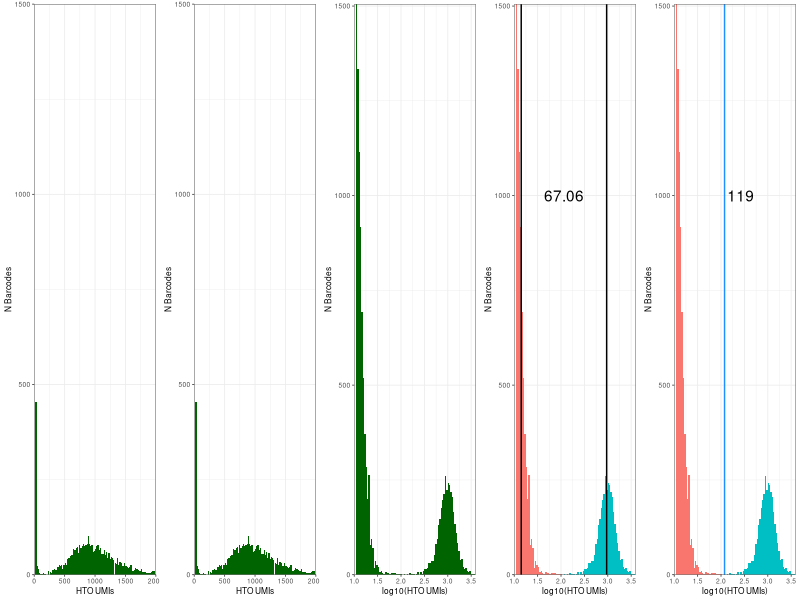

Write the R code that produced this figure.
library(ggplot2)
library(data.table)
library(dplyr)
library(cowplot)

res_df <- fread("../profiling/BarCounter_results/Pool-32-HTO_Tag_Counts.csv")

# consistent bins

ht2_all_cuts <- data.frame(
  x_min = seq(0, 2000 - 20, 20),
  x_max = seq(20, 2000, 20),
  y = table(cut(res_df$HT2, seq(0, 2000, 20)))
)

p1 <- ggplot() +
  geom_rect(
    data = ht2_all_cuts,
    aes(xmin = x_min,
        xmax = x_max,
        ymin = 0,
        ymax = y.Freq),
    fill = "darkgreen"
  ) +
  scale_x_continuous(
    "HTO UMIs",
    limits = c(0, 2000),
    expand = c(0,0)) +
  scale_y_continuous(
    "N Barcodes",
    limits = c(0, 1500),
    expand = c(0,0)
  ) +
  theme_bw(base_size = 6)

ht2_filtered_cuts <- data.frame(
  x_min = seq(0, 2000 - 20, 20),
  x_max = seq(20, 2000, 20),
  y = table(cut(res_df$HT2[res_df$HT2 >= 10], seq(0, 2000, 20)))
)

p2 <- ggplot() +
  geom_rect(
    data = ht2_filtered_cuts,
    aes(xmin = x_min,
        xmax = x_max,
        ymin = 0,
        ymax = y.Freq),
    fill = "darkgreen"
  ) +
  scale_x_continuous(
    "HTO UMIs",
    limits = c(0, 2000),
    expand = c(0,0)) +
  scale_y_continuous(
    "N Barcodes",
    limits = c(0, 1500),
    expand = c(0,0)
  ) +
  theme_bw(base_size = 6)

p3 <- ggplot() +
  geom_histogram(
    data = res_df %>%
      filter(HT2 > 10),
    aes(x = log10(HT2)),
    bins = 90,
    fill = "darkgreen"
  ) +
  scale_x_continuous(
    "log10(HTO UMIs)",
    limits = c(1, 3.6),
    expand = c(0,0)) +
  scale_y_continuous(
    "N Barcodes",
    expand = c(0,0)
  ) +
  theme_bw(base_size = 6)
  
vals <- log10(res_df$HT2[res_df$HT2 > 10])

km <- kmeans(vals, 2)

km_centers <- data.frame(
  center_pos = km$centers[,1]
)

center_delta <- data.frame(
  log_diff = max(km_centers$center_pos) - min(km_centers$center_pos),
  fold_diff = 10^max(km_centers$center_pos) / 10^min(km_centers$center_pos),
  xpos = sum(km_centers$center_pos) / 2
)

km_df <- data.frame(
  val = 10^vals,
  cl = km$cluster
)

p4 <- ggplot() +
  geom_histogram(
    data = km_df,
    aes(x = log10(val),
        fill = as.factor(cl)),
    bins = 90
  ) +
  geom_vline(
    data = km_centers,
    aes(xintercept = center_pos),
    color = "black"
  ) +
  geom_text(
    data = center_delta,
    aes(x = xpos,
        y = 1000,
        label = round(fold_diff, 2))
  ) +
  scale_x_continuous(
    "log10(HTO UMIs)",
    limits = c(1, 3.6),
    expand = c(0,0)) +
  scale_y_continuous(
    "N Barcodes",
    expand = c(0,0)
  ) +
  theme_bw(base_size = 6) +
  theme(legend.position = "none")

high_clust <- which(km$centers == max(km$centers))

cutoff <- data.frame(
  xpos = min(vals[km$cluster == high_clust]),
  val = 10^min(vals[km$cluster == high_clust])
)

p5 <- ggplot() +
  geom_histogram(
    data = km_df,
    aes(x = log10(val),
        fill = as.factor(cl)),
    bins = 90
  ) +
  geom_vline(
    data = cutoff,
    aes(xintercept = xpos),
    color = "dodgerblue"
  ) +
  geom_text(
    data = cutoff,
    aes(x = xpos,
        y = 1000,
        label = round(val,2)),
    hjust = -0.1
  ) +
  scale_x_continuous(
    "log10(HTO UMIs)",
    limits = c(1, 3.6),
    expand = c(0,0)) +
  scale_y_continuous(
    "N Barcodes",
    expand = c(0,0)
  ) +
  theme_bw(base_size = 6) +
  theme(legend.position = "none")

joint_plot <- plot_grid(
  p1, p2, p3, p4, p5,
  nrow = 1
)

ggsave(
  "HTO_parsing_histograms.pdf",
  joint_plot,
  width = 7.5,
  height = 0.7
)
